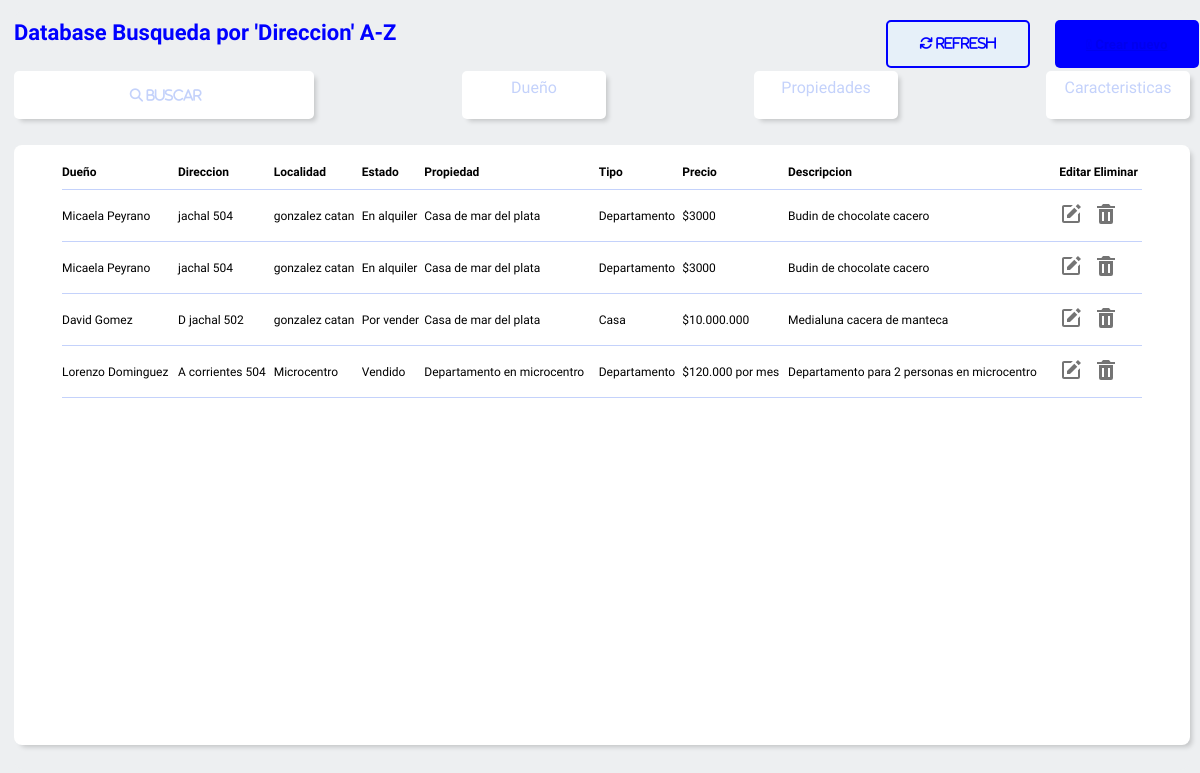
/estado_az/, run on the app's committed database.
### bd_app/models.py (models this page shows, shortened)
class datos_propiedad_model(models.Model):
    CASA='Casa'
    DEPARTAMENTO= 'Departamento'
    TERRENO= 'Terreno'
    LOCAL_COMERCIAL='Local comercial'
    PH = 'PH'
    QUINTA_VACACIONAL='Quinta vacacacional'
    OFICINA_COMERCIAL= 'Oficina comercial'
    GARAGE= 'Garage'
    BODEGA_GALPON= 'Bodega-Galpon'
    FCOMERCIO= 'Fondo de comercio'
    HOTEL= 'Hotel'
    DEPOSITO= 'Deposito'
    BODEGA= 'Bodega, niho o parcela'
    CONSULTORIO= 'Consultorio'
    OPCIONES=[(CASA,'Casa'),
              (DEPARTAMENTO, 'Departamento'),
              (TERRENO,'terreno'),
              (LOCAL_COMERCIAL,'Local comercial'),
              (PH,'ph'),
              (QUINTA_VACACIONAL,'Quinta vacacional'),
              (OFICINA_COMERCIAL,'Oficina comercial'),
              (GARAGE, 'Garage'),
              (BODEGA_GALPON, 'Bodega-Galpon'),
              (FCOMERCIO, 'Fondo de comercio'),
              (HOTEL, 'Hotel'),
              (DEPOSITO, 'Deposito'),
              (BODEGA, 'Bodega, niho o parcela'),
              (CONSULTORIO, 'Consultorio'),
              ]
    DIS='Disponible'
    ALQ='Alquilado'
    ENAL= 'En alquiler'
    ENV= 'En venta'
    POR = 'Por vender'
    VN= 'Vendido'
    OPCIONES_ESTADO=[(DIS,'Disponible'),
                     (ENAL,'En alquiler'),
                     (ALQ,'Alquilado'),
                     (ENV,'En venta'),
                     (POR,'Por vender'),
                     (VN,'Vendido')]
    id = models.AutoField(primary_key=True)
    dueño= models.CharField(max_length=50,blank=True)
    tipo = models.CharField(choices=OPCIONES,
                            max_length=50,
                            default=CASA,
                            null=True,
                            blank = True)
    estado = models.CharField(max_length=50,null=True,blank=False,
                              choices=OPCIONES_ESTADO,
                              default=DIS,)
    direccion = models.CharField(max_length=50,null=True,blank=False)
    descripcion= models.CharField(max_length=200,null=True,blank=False)
    pais= models.CharField(max_length=50,blank = True,null=True)
    provincia = models.CharField(max_length=50,blank = True,null=True)
    localidad = models.CharField(max_length=50,blank = True,null=True)
    parcela= models.IntegerField(null=True,blank=False)
    lote= models.CharField(max_length=50,null=True,blank=False)
    tamaño= models.CharField(max_length=50,null=True,blank=False)
    metros2 = models.CharField(max_length=50,null=True,blank=False)
    clave_c=models.CharField(max_length=50,null=True,blank=False)
    titular = models.CharField(max_length=50,null=True,blank=False)
    MN='Monoambiente'
    DOS='2 Ambientes'
    TRES='3 Ambientes'
    CUATRO='4 Ambientes'
    CINCO='5 Ambientes'
    OPCIONES_AMBIENTES=[(MN,'Monoambiente'),
                        (DOS,'2 Ambientes'),
                        (TRES,'3 Ambientes'),
                        (CUATRO,'4 Ambientes'),
                        (CINCO,'5 Ambientes')]
    propiedad = models.CharField(max_length=200,null=True,blank=False)
    ambientes= models.CharField(max_length=50,null=True,blank=False,
                             choices=OPCIONES_AMBIENTES,
                             default= MN)
    baños= models.IntegerField(null=True,blank=False)
    dormitorios= models.IntegerField(null=True,blank=False)
    cocina= models.IntegerField(null=True,blank=False)
    living= models.IntegerField(null=True,blank=False)
    comedor= models.IntegerField(null=True,blank=False)
    garage= models.IntegerField(null=True,blank=False)
    sotano=models.IntegerField(null=True,blank=False)
    terrasa= models.IntegerField(null=True,blank=False)
    descripcion= models.CharField(max_length=200,null=True,blank=False)
    precio= models.CharField(max_length=20,null=True,blank=False)

### bd_app/views.py (the view)
# urls.py: path('estado_az/',estado_az,name='estado_az'),
def estado_az (request):
      queryset = request.GET.get('buscar')
      clientes= datos_propiedad_model.objects.all().order_by('estado')
      if queryset:
          clientes= datos_propiedad_model.objects.filter(estado = True)
          clientes= datos_propiedad_model.objects.filter(
            Q(estado__icontains = queryset)
            ).distinct().order_by('estado')
      return render (request,'bd_app/filtros/estado/estado_az.html',{'clientes':clientes})

### bd_app/templates/bd_app/filtros/estado/estado_az.html (shortened to what this page needs)
{% extends 'bd_app/inicio.html' %}
{% block titulo %}
<h4 class="titulo_database">Database Busqueda por 'Direccion' A-Z</h4>
{% endblock %}
{% block tabla %}
<div class="tabla__main">
    <table>
        <thead>
            <th> <a href="{% url 'dueño_za' %}"> Dueño</th></a>
            <th ><a href="{% url 'direccion_za' %}" >Direccion</th></a>
            <th ><a href="{% url 'localidad_az' %}" >Localidad</th></a>
            <th ><a href="{% url 'estado_za' %}" >Estado</th></a>
            <th ><a href="{% url 'propiedad_za' %}" >Propiedad</th></a>
            <th ><a href="{% url 'tipo_za' %}" >Tipo</th></a>
            <th> <a href="{% url 'precio_za' %}"> Precio</th></a>
            <th ><a href="{% url 'descripcion_za' %}" >Descripcion</th></a>
            <th ><a href="{% url 'inicio' %}" >Editar</th></a>
            <th ><a href="{% url 'inicio' %}" >Eliminar</th></a>
        </thead>
        <tbody>
            {% for i in clientes %}
            <tr>
                <td>{{ i.dueño }}</td>
                <td>{{ i.direccion }}</td>
                <td>{{ i.localidad}}</td>
                <td>{{ i.estado}}</td>
                <td>{{ i.propiedad }}</td>
                <td>{{ i.tipo }}</td>
                <td>{{ i.precio }}</td>
                <td>{{ i.descripcion}}</td>
                <td class='edit'></td>
                <td class='delete'><a  href="{% url 'delete' i.id %}"  id="{{ i.id }}" > <svg class='buttom_delete'  xmlns="http://www.w3.org/2000/svg" width="24" height="24" viewBox="0 0 24 24" style="fill: rgb(116, 116, 116);transform: ;msFilter:;"><path d="M6 7H5v13a2 2 0 0 0 2 2h10a2 2 0 0 0 2-2V7H6zm4 12H8v-9h2v9zm6 0h-2v-9h2v9zm.618-15L15 2H9L7.382 4H3v2h18V4z"></path></svg> </a></td>
            </tr>
            {% endfor %}
    </table>
</div>
{% endblock %}

### bd_app/static/bd_app/style_2.css (style rules this page uses)
* { margin: 0; padding: 0; box-sizing: border-box; font-family: 'Orbitron', sans-serif; font-family: 'Urbanist', sans-serif; }
body { display: flex; justify-content: center; align-items: center; background-color: #edeff1; }
.titulo_database { grid-column: 1/2; color: blue;; font-size: 22px; width: 500px; }
.tabla__main { grid-row: 2/3; grid-column: 1/4; background-color: rgb(255, 255, 255); display: flex; margin: 10px auto; margin-bottom: 10px; width: 98vw; height: 75vh; justify-content: center; border-radius: 8px ; box-shadow: 4px 4px 5px -2px rgba(0,0,0,0.18); -webkit-box-shadow: 4px 4px 5px -2px rgba(0,0,0,0.18); -moz-box-shadow: 4px 4px 5px -2px rgba(0,0,0,0.18); }
.tabla__main table { margin-top: 20px; width: 90vw; height: 10vh; border-collapse: collapse; border-bottom: solid 0.5px #c4d2fb; text-align: left; font-size: 12px; }
.tabla__main tr { margin-bottom: 40PX; }
th { padding-bottom: 10px ; }
.tabla__main td { border-top: solid 0.5px #c4d2fb; padding:4px 0; font-size: 12px; padding-bottom: 12px; padding-top: 12px; }
.tabla__main a { list-style: none; text-decoration: none; color: black; }

### bd_app/nahuel/style.css (style rules this page uses)
* { margin: 0; padding: 0; box-sizing: border-box; }

### data on the page
datos_propiedad_model: dueño "Micaela Peyrano", direccion "jachal 504", localidad "gonzalez catan", estado "En alquiler", propiedad "Casa de mar del plata", tipo "Departamento", precio "$3000", descripcion "Budin de chocolate cacero"
datos_propiedad_model: dueño "Micaela Peyrano", direccion "jachal 504", localidad "gonzalez catan", estado "En alquiler", propiedad "Casa de mar del plata", tipo "Departamento", precio "$3000", descripcion "Budin de chocolate cacero"
datos_propiedad_model: dueño "David Gomez", direccion "D jachal 502", localidad "gonzalez catan", estado "Por vender", propiedad "Casa de mar del plata", tipo "Casa", precio "$10.000.000", descripcion "Medialuna cacera de manteca"
datos_propiedad_model: dueño "Lorenzo Dominguez", direccion "A corrientes 504", localidad "Microcentro", estado "Vendido", propiedad "Departamento en microcentro", tipo "Departamento", precio "$120.000 por mes", descripcion "Departamento para 2 personas en microcentro"
